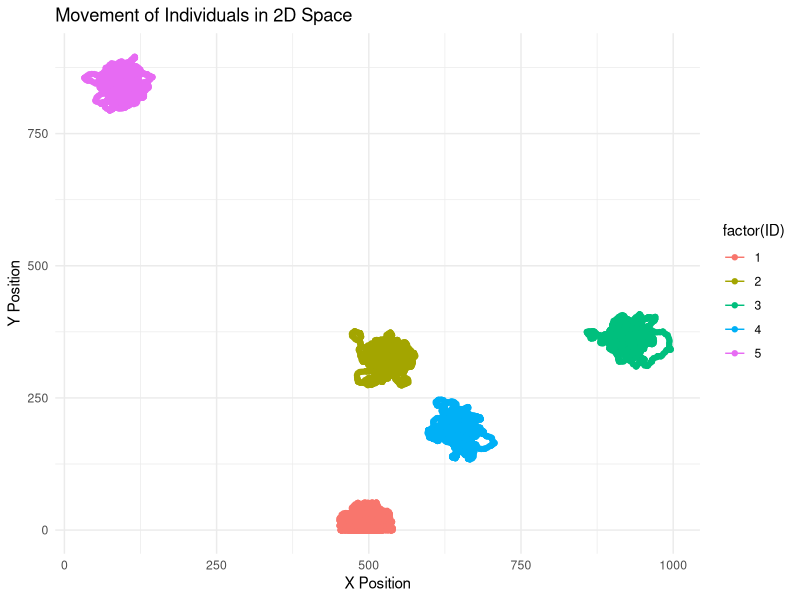

Write the R code that produced this figure.
set.seed(14)


# Sample from home range --------------------------------------------------

n_individ <- 10         #Population size
n_steps <- 10000          #Number of time steps
space_size <- 1000       #Size of 2D region
max_speed <- 10          #Max speed in m/minute
HR_sd_max <- 100         #Maximum home range sd
HR_sd_min <- 20          #Minimum home range sd


#Uniform distribution to sample standard deviation (home range size)
HR_sd <- runif(n_individ, HR_sd_min, HR_sd_max) 

#Sample home range centers for each individual
HR_center <- data.frame(
  ID = 1:n_individ,
  x = runif(n_individ, 0, space_size),
  y = runif(n_individ, 0, space_size)
)

#Matrix to store positions over time
locations <- array(NA, dim=c(n_individ, 2, n_steps+1))
locations[,,1] <- as.matrix(HR_center[,c("x","y")])


#Simulate movement
for (t in 2:(n_steps+1)){
  for (i in 1:n_individ){
    
  #For every individual, sample a random point from home range
  proposed_x <- rnorm(1, mean=HR_center$x[i], sd=HR_sd[i])  
  proposed_y <- rnorm(1, mean=HR_center$y[i], sd=HR_sd[i])
  
  #Compute distance
  dx <- proposed_x - locations[i,1,t-1]
  dy <- proposed_y - locations[i,2,t-1]
  step_distance <- sqrt(dx^2 + dy^2)
  
  #If too far, move to max distance
  over_limit <- step_distance > max_speed
  dx[over_limit] <- dx[over_limit]/step_distance[over_limit]*max_speed
  dy[over_limit] <- dy[over_limit]/step_distance[over_limit]*max_speed
  
  #Define new positions
  locations[i,1,t] <- locations[i,1,t-1]+dx
  locations[i,2,t] <- locations[i,2,t-1]+dy

  #Keep within bounds
  locations[i,1,t] <- pmax(0,pmin(space_size, locations[i,1,t]))
  locations[i,2,t] <- pmax(0,pmin(space_size, locations[i,2,t])) 

  }
  }


# Recursive ---------------------------------------------------------------

library(circular)

n_individ <- 10               #Population size
n_steps <- 10000                #Number of time steps
space_size <- 1000             #Size of 2D region
max_speed <- 4               #Max speed
cor.angle <- 0.6              #Correlation between successive angles
cor.speed <- 0.4              #Correlation between successive speeds
acceleration_strength <- 0.2  #Strength of acceleration towards center


#Sample home range centers for each individual
HR_center <- data.frame(
  ID = 1:n_individ,
  x = runif(n_individ, 0, space_size),
  y = runif(n_individ, 0, space_size)
)

#Sample starting speed and angle
speeds<- runif(n_individ, 0, max_speed)
angles <- runif(n_individ, 0, 2*pi)

#Matrix to store positions over time
locations <- array(NA, dim=c(n_individ, 2, n_steps+1))
locations[,,1] <- as.matrix(HR_center[,c("x","y")])
steps <- array(NA, dim=c(n_individ,2,n_steps+1))
steps[,1,1] <- speeds
steps[,2,1] <- angles

#Simulate movement
for (t in 2:(n_steps+1)){
  for (i in 1:n_individ){

#Create random variation in speed. If its greater than max, set to max. If its less than 0, set to 0.
noise_speed <- rnorm(1, mean=0, sd=sqrt(1-cor.speed^2)*max_speed)
steps[i,1,t] <- cor.speed * steps[i,1,t-1] + noise_speed
steps[i,1,t] <- ifelse(steps[i,1,t] >= max_speed, max_speed, ifelse(steps[i,1,t] <= 0, 0, steps[i,1,t]))

#Calculate angle to the center of home range
dx_to_center <- HR_center$x[i] - locations[i,1,t-1]
dy_to_center <- HR_center$y[i] - locations[i,2,t-1]
angle_to_center <- atan2(dy_to_center, dx_to_center)

#Sample random angle using von Mises distribution
new_angle <- circular::rvonmises(1, mu=circular(steps[i,2,t-1]), kappa=10*cor.angle)
new_angle <- as.numeric(new_angle)

#Angle plus bias toward the home range center
mean_angle <- atan2(sin(new_angle) + acceleration_strength * sin(angle_to_center),
                    cos(new_angle) + acceleration_strength * cos(angle_to_center))

#Updated direction
steps[i,2,t] <- mean_angle

#Update velocities
movement_x <- steps[i,1,t] * cos(steps[i,2,t])
movement_y <- steps[i,1,t] * sin(steps[i,2,t])

#Update positions
locations[i,1,t] <- locations[i,1,t-1] + movement_x
locations[i,2,t] <- locations[i,2,t-1] + movement_y

#Keep within bounds
locations[i,1,t] <- pmax(0,pmin(space_size, locations[i,1,t]))
locations[i,2,t] <- pmax(0,pmin(space_size, locations[i,2,t])) 

angles[i] <- mean_angle
}
}



#################################################################################################
#Plot results

library(ggplot2)

movement_data <- data.frame(
  ID = rep(1:n_individ, n_steps + 1),
  Time = rep(0:n_steps, each = n_individ),
  x = as.vector(locations[, 1, ]),
  y = as.vector(locations[, 2, ])
)

ggplot(movement_data[movement_data$ID <= 5, ], aes(x = x, y = y, color = factor(ID))) +
  geom_path() +
  geom_point() +
  labs(title = "Movement of Individuals in 2D Space", x = "X Position", y = "Y Position") +
  theme_minimal()
